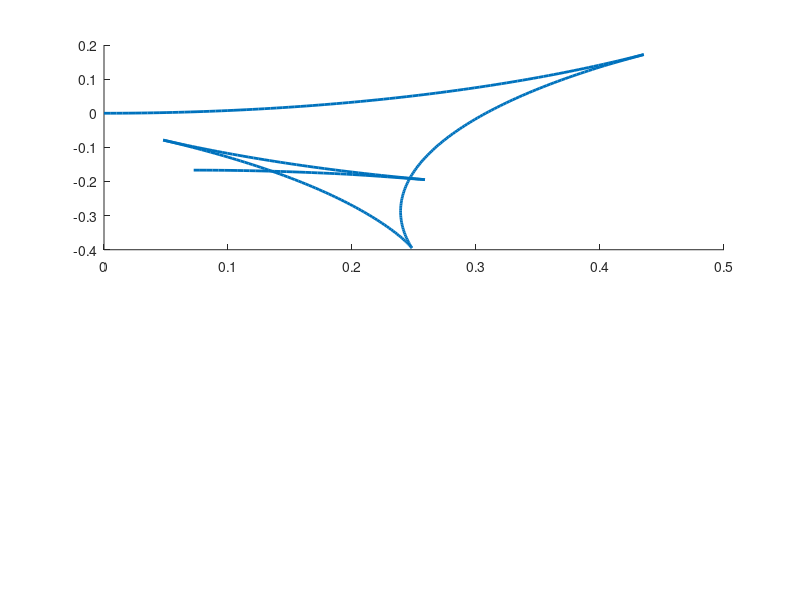

MATLAB code for this plot: (Note: this script raises an error after producing the figure.)
clf 
path = "/Users/djoroya/Documents/GitHub/SHE-ControlTheory-slides/videos";
tspan = linspace(0,pi,400);

ft = sin(4*tspan) + cos(2*tspan+0.2);
ft = sign(ft);

f = @(t) interp1(tspan,ft,t);

dyn = @(t,x) (2/pi)*f(t)*[ cos(t); sin(t)];

x0 = [0;0];

[~,xt] = ode45(dyn,tspan,x0);


xT = (2/pi)*trapz(tspan,cos(tspan).*ft);
yT = (2/pi)*trapz(tspan,sin(tspan).*ft);

figure('Units','norm','pos',[0 0 0.5 0.5])
clf
subplot(2,1,1)
hold on
plot(xt(:,1),xt(:,2),'LineWidth',2)

yline(0)
xline(0)

iplot = plot(xt(1,1),xt(1,2),'Marker','.','MarkerSize',18);

xlim([-0.5 0.5])
ylim([-0.5 0.5])

title("Sistema dinámico","Interpreter","latex")
xlabel('$\alpha_1$','Interpreter','latex','FontSize',21)
ylabel('$\beta_1$','Interpreter','latex','FontSize',21)


subplot(2,2,3)
hold on
plot(tspan,ft,'LineWidth',2);
jplot =plot(tspan(1),ft(1),'Marker','.','MarkerSize',18);

title("Control")
xlabel("\tau",'FontSize',21)
ylabel("$u(\tau)$",'Interpreter','latex','FontSize',21)
ylim([-1.5 1.5])
xlim([0 pi])

subplot(2,2,4)


bar([1,2],[xT,yT]);
title('Coeficientes de Fourier')
xticklabels({'\alpha_1','\beta_1'})
ylim([-0.3  0.3])
%%
v = VideoWriter(fullfile(path,'peaks'),'MPEG-4');
open(v);
%
for it = 1:400
   iplot.XData = xt(it,1); 
   iplot.YData = xt(it,2);
   
   jplot.XData = tspan(it);
   jplot.YData = ft(it);
   
   if true
    frame = getframe(gcf);
    writeVideo(v,frame);
   else
     pause(0.1)  
   end
end
close(v);
%%

subplot(2,1,1)
cla
hold on
plot(xt(end,1)-xt(:,1),xt(end,2) - xt(:,2),'LineWidth',2)

yline(0)
xline(0)

iplot = plot(xt(end,1)-xt(1,1),xt(end,2)-xt(1,2),'Marker','.','MarkerSize',18);

xlim([-0.5 0.5])
ylim([-0.5 0.5])

title("Sistema dinámico","Interpreter","latex")
xlabel('$\alpha_1$','Interpreter','latex','FontSize',21)
ylabel('$\beta_1$','Interpreter','latex','FontSize',21)


v = VideoWriter(fullfile(path,'peaks-rev'),'MPEG-4');
open(v);
%
for it = 1:400
   iplot.XData = xt(end,1) - xt(it,1); 
   iplot.YData = xt(end,2) - xt(it,2);
   
   jplot.XData = tspan(it);
   jplot.YData = ft(it);
   
   if true
    frame = getframe(gcf);
    writeVideo(v,frame);
   else
     pause(0.1)  
   end
end
close(v);